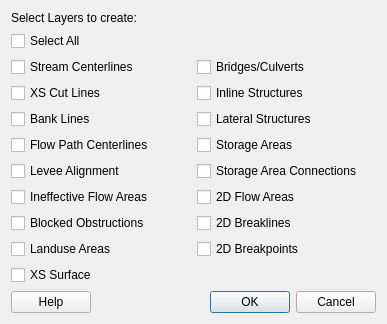
<?xml version="1.0" encoding="UTF-8"?>
<ui version="4.0">
 <class>CreateRasLayers</class>
 <widget class="QWidget" name="CreateRasLayers">
  <property name="geometry">
   <rect>
    <x>0</x>
    <y>0</y>
    <width>387</width>
    <height>280</height>
   </rect>
  </property>
  <property name="windowTitle">
   <string>Create RAS Layers and Tables</string>
  </property>
  <layout class="QGridLayout" name="gridLayout">
   <item row="2" column="0">
    <layout class="QGridLayout" name="gridLayout_2">
     <item row="11" column="0">
      <widget class="QCheckBox" name="xsSurfaceChbox">
       <property name="text">
        <string>XS Surface</string>
       </property>
      </widget>
     </item>
     <item row="10" column="0">
      <widget class="QCheckBox" name="landuseChbox">
       <property name="text">
        <string>Landuse Areas</string>
       </property>
      </widget>
     </item>
     <item row="3" column="1">
      <widget class="QCheckBox" name="bridgesChbox">
       <property name="text">
        <string>Bridges/Culverts</string>
       </property>
      </widget>
     </item>
     <item row="9" column="0">
      <widget class="QCheckBox" name="blockedChbox">
       <property name="text">
        <string>Blocked Obstructions</string>
       </property>
      </widget>
     </item>
     <item row="6" column="0">
      <widget class="QCheckBox" name="flowPathChbox">
       <property name="text">
        <string>Flow Path Centerlines</string>
       </property>
      </widget>
     </item>
     <item row="5" column="0">
      <widget class="QCheckBox" name="bankLinesChbox">
       <property name="text">
        <string>Bank Lines</string>
       </property>
      </widget>
     </item>
     <item row="4" column="0">
      <widget class="QCheckBox" name="xsCutLinesChbox">
       <property name="text">
        <string>XS Cut Lines</string>
       </property>
      </widget>
     </item>
     <item row="8" column="0">
      <widget class="QCheckBox" name="ineffectiveChbox">
       <property name="text">
        <string>Ineffective Flow Areas</string>
       </property>
      </widget>
     </item>
     <item row="12" column="1">
      <widget class="QDialogButtonBox" name="buttonBox">
       <property name="standardButtons">
        <set>QDialogButtonBox::Cancel|QDialogButtonBox::Ok</set>
       </property>
      </widget>
     </item>
     <item row="3" column="0">
      <widget class="QCheckBox" name="streamChbox">
       <property name="text">
        <string>Stream Centerlines</string>
       </property>
      </widget>
     </item>
     <item row="12" column="0">
      <layout class="QHBoxLayout" name="horizontalLayout">
       <item>
        <widget class="QPushButton" name="helpButton">
         <property name="text">
          <string>Help</string>
         </property>
        </widget>
       </item>
       <item>
        <spacer name="horizontalSpacer">
         <property name="orientation">
          <enum>Qt::Horizontal</enum>
         </property>
         <property name="sizeHint" stdset="0">
          <size>
           <width>40</width>
           <height>20</height>
          </size>
         </property>
        </spacer>
       </item>
      </layout>
     </item>
     <item row="4" column="1">
      <widget class="QCheckBox" name="inlineStructChbox">
       <property name="text">
        <string>Inline Structures</string>
       </property>
      </widget>
     </item>
     <item row="7" column="0">
      <widget class="QCheckBox" name="leveeChbox">
       <property name="text">
        <string>Levee Alignment</string>
       </property>
      </widget>
     </item>
     <item row="5" column="1">
      <widget class="QCheckBox" name="lateralStructChbox">
       <property name="text">
        <string>Lateral Structures</string>
       </property>
      </widget>
     </item>
     <item row="6" column="1">
      <widget class="QCheckBox" name="storageAreasChbox">
       <property name="text">
        <string>Storage Areas</string>
       </property>
      </widget>
     </item>
     <item row="10" column="1">
      <widget class="QCheckBox" name="breakpoints2DChbox">
       <property name="text">
        <string>2D Breakpoints</string>
       </property>
      </widget>
     </item>
     <item row="9" column="1">
      <widget class="QCheckBox" name="breaklines2DChbox">
       <property name="text">
        <string>2D Breaklines</string>
       </property>
      </widget>
     </item>
     <item row="8" column="1">
      <widget class="QCheckBox" name="flowAreas2DChbox">
       <property name="text">
        <string>2D Flow Areas</string>
       </property>
      </widget>
     </item>
     <item row="7" column="1">
      <widget class="QCheckBox" name="saConnectionsChbox">
       <property name="text">
        <string>Storage Area Connections</string>
       </property>
      </widget>
     </item>
    </layout>
   </item>
   <item row="0" column="0">
    <widget class="QLabel" name="label">
     <property name="text">
      <string>Select Layers to create:</string>
     </property>
    </widget>
   </item>
   <item row="1" column="0">
    <widget class="QCheckBox" name="allChbox">
     <property name="text">
      <string>Select All</string>
     </property>
    </widget>
   </item>
  </layout>
 </widget>
 <resources/>
 <connections/>
</ui>
